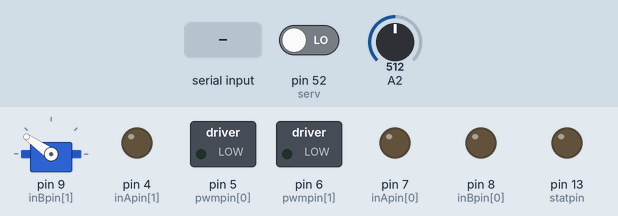
The sketch below on a simulated Arduino Mega 2560, built with avr-gcc and run on an emulated ATmega2560. Shown: servo, switched loads named in the sketch (green lamp = pin HIGH), output pins drawn as LEDs (lit = HIGH). The test bench sets the inputs (shaded band); at power-on: pin 52 (serv) LOW, A2 = 512. Pins used as bus, display or sensor lines are not drawn.

Above: at 1.2 s.
1.3 s: "90,45\n" received over the second serial link
At 3.0 s:
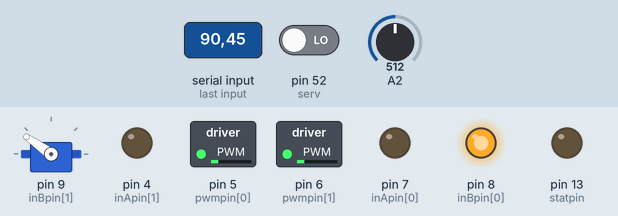
4.4 s: pin 52 (serv) driven HIGH
At 5.9 s:
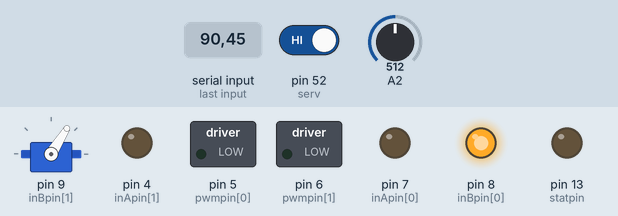
6.3 s: "30,150\n" received over the second serial link
At 7.7 s:
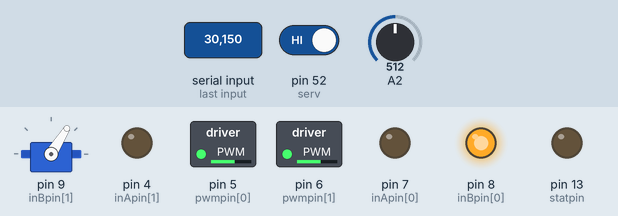
9.4 s: "90\n" received over the second serial link
At 10.7 s:
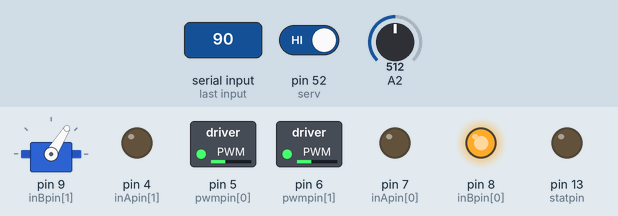
12.5 s: "200\n" received over the second serial link
At 12.9 s:
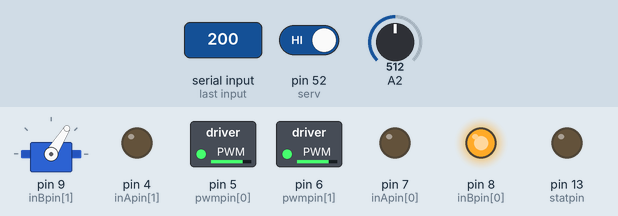
15.4 s: pin 52 (serv) driven LOW
At 16.4 s:
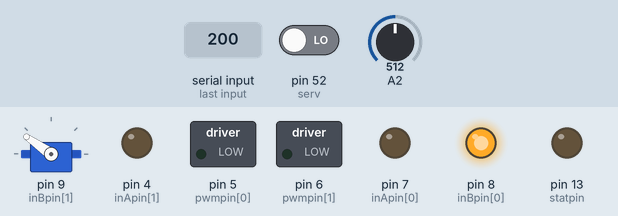
Timing chart, 0 to 18.3 s (numbered marks = the images above; inputs shaded):
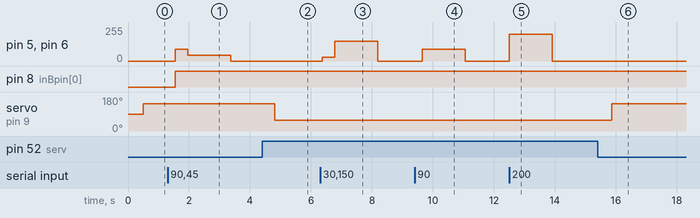

Measured:
- after the input at 1.3 s, pin 5 (pwmpin[0]), pin 6 (pwmpin[1]): 0/255 → 90/255 after 0.25 s, → 45/255 0.42 s later, → 0/255 1.4 s later; pin 8 (inBpin[0]): LOW → HIGH after 0.25 s
- after the input at 4.4 s, servo on pin 9 (inBpin[1]): 145° → 58° after 0.41 s
- after the input at 6.3 s, pin 5 (pwmpin[0]), pin 6 (pwmpin[1]): 0/255 → 30/255 after 0.07 s, → 150/255 0.42 s later, → 0/255 1.4 s later
- after the input at 9.4 s, pin 5 (pwmpin[0]), pin 6 (pwmpin[1]): 0/255 → 90/255 after 0.24 s, → 0/255 1.4 s later
- after the input at 12.5 s, pin 5 (pwmpin[0]), pin 6 (pwmpin[1]): 0/255 → 200/255 at once, → 0/255 1.4 s later
- after the input at 15.4 s, servo on pin 9 (inBpin[1]): 58° → 145° after 0.46 s

The sketch:

ARDUINOSLAVE_TEMPCONTROL_V2.ino
```cpp
/*
  Program created for Senior Design DEC1617
  Author Esdras Murillo this is the correct for a thermistor with 2252 resistance at room temp
  Use the motorGo(uint8_t motor, uint8_t direct, uint8_t pwm)
  function to get motors going in either CW, CCW, BRAKEVCC, or
  BRAKEGND. Use motorOff(int motor) to turn a specific motor off.

  The motor variable in each function should be either a 0 or a 1.
  pwm in the motorGo function should be a value between 0 and 255.
*/

#include <Servo.h>
#include <SoftwareSerial.h>

#define CW   1
#define CCW  2
#define BRAKEGND 3
#define CS_THRESHOLD 100

int inApin[2] = {7, 4}; // INA: Clockwise input
int inBpin[2] = {8, 9}; // INB: Counter-clockwise input
int pwmpin[2] = {5, 6}; // PWM input
int cspin[2] = {2, 3}; // CS: Current sense ANALOG input
int enpin[2] = {0, 1}; // EN: Status of switches output (Analog pin)

int bluetoothTx = 10;
int bluetoothRx = 11;

int statpin = 13;
int serv = 52; //servo switch pin number

int pwm = 0; //integer representation of the pulse width
int pos = 0; //servo position
bool servoSwitch = false;

Servo myservo;
SoftwareSerial bluetooth(bluetoothTx, bluetoothRx);

void setup()
{
  // set up the LCD's number of columns and rows:

  myservo.attach(9);  // attaches the servo on pin 9 to the servo object
  Serial.begin(9600);
  Serial1.begin(9600);
  bluetooth.begin(9600);
  pinMode(serv, INPUT);

  //THIS PART IS FOR MOTOR CONTROL
  ///////////////////////////////////////////////////////////////////////////////////////////////////////////////////////////

  pinMode(statpin, OUTPUT);

  // Initialize digital pins as outputs
  for (int i = 0; i < 2; i++)
  {
    pinMode(inApin[i], OUTPUT);
    pinMode(inBpin[i], OUTPUT);
    pinMode(pwmpin[i], OUTPUT);
  }
  // Initialize braked
  for (int i = 0; i < 2; i++)
  {
    digitalWrite(inApin[i], LOW);
    digitalWrite(inBpin[i], LOW);
    analogWrite(pwmpin[i], 0);
  }


}
//HERE ENDS THE MOTOR CONTROL

void loop() {
  if(Serial1.available())
  { pwm = Serial1.parseInt();
    motorGo(0, CCW, pwm);   //motor 1 at 0 is 0 volts, at 100 is 9.35 volts CW will go clock wise and CWW will turn it Counter clock wise
    motorGo(1, CCW, pwm);
    delay(400);
  }
  else
    delay(500);

  servoSwitch = digitalRead(serv);
  if (servoSwitch)
  { myservo.write(58); // tell servo to go to position in variable 'pos'
    delay(15);                       // waits 15ms for the servo to reach the position
  }
  else
  { if(bluetooth.available()){
      int toSend = bluetooth.read();
      Serial1.println(toSend);
      myservo.write(toSend);
      delay(15);
    }
    else
    { myservo.write(145); // tell servo to go to position in variable 'pos'
      delay(15);                       // waits 15ms for the servo to reach the position
    }
  }

  if ((analogRead(cspin[0]) < CS_THRESHOLD) && (analogRead(cspin[1]) < CS_THRESHOLD))
    digitalWrite(statpin, HIGH);
}

void motorOff(int motor)
{
  // Initialize braked
  for (int i = 0; i < 2; i++)
  {
    digitalWrite(inApin[i], LOW);
    digitalWrite(inBpin[i], LOW);
  }
  analogWrite(pwmpin[motor], 0);
}

/* motorGo() will set a motor going in a specific direction
  the motor will continue going in that direction, at that speed
  until told to do otherwise.

  motor: this should be either 0 or 1, will selet which of the two
  motors to be controlled

  direct: Should be between 0 and 3, with the following result
  0: Brake to VCC
  1: Clockwise
  2: CounterClockwise
  3: Brake to GND

  pwm: should be a value between ? and 1023, higher the number, the faster
  it'll go
*/
void motorGo(uint8_t motor, uint8_t direct, uint8_t pwm)
{
  if ((motor <= 1) && (direct <= 4))
  {
    // Set inA[motor]
    if (direct <= 1)
      digitalWrite(inApin[motor], HIGH);
    else
      digitalWrite(inApin[motor], LOW);

    // Set inB[motor] WE ARE ONLY USING MOTOR A
    if ((direct == 0) || (direct == 2))
      digitalWrite(inBpin[motor], HIGH);
    else
      digitalWrite(inBpin[motor], LOW);

    analogWrite(pwmpin[motor], pwm);
  }
}
```
